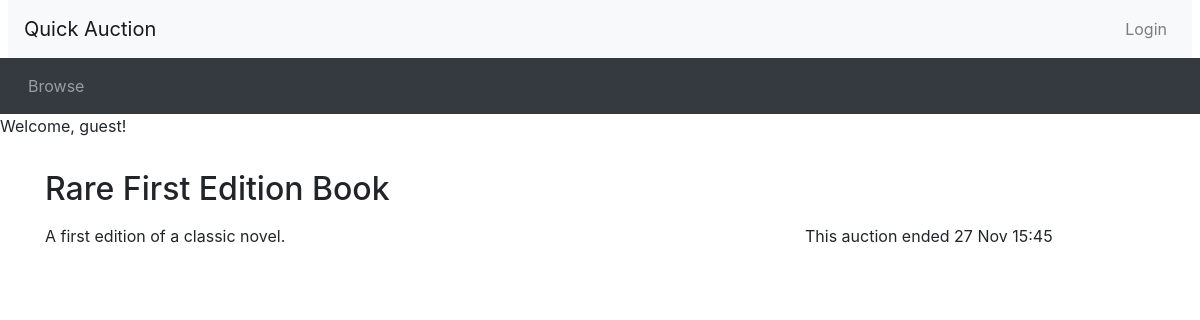
The page /listing.php?item_id=7 on the database its author committed.
### tables this page shows
CREATE TABLE `Auction` (
  `auction_ID` int(11) NOT NULL,
  `item_name` varchar(50) NOT NULL,
  `description` text,
  `category` varchar(50) DEFAULT NULL,
  `end_time` datetime NOT NULL,
  `starting_price` decimal(10,2) NOT NULL,
  `reserve_price` decimal(10,2) DEFAULT NULL,
  `user_ID` int(11) DEFAULT NULL
);

### listing.php (the view, shortened to what this page needs)
<?php include_once("header.php")?>
<?php include "db_connection.php";?>
<?php
  if (isset($_SESSION['loggedin']) && $_SESSION['loggedin'] === true) {
      echo "<p>Welcome, " . htmlspecialchars($_SESSION['username']) . "!</p>";
  } else {
      echo "<p>Welcome, guest!</p>";
  }
?>
<?php
  $item_id = $_GET['item_id'];
  $sql = "SELECT * FROM auction WHERE auction_ID = '$item_id'";
  $result_auction = mysqli_query($conn,$sql);
  $row_auction = mysqli_fetch_assoc($result_auction);
  $title = $row_auction["item_name"];
  $description = $row_auction["description"];
  $end_time = new DateTime($row_auction["end_time"]);
  $now = new DateTime();
?>
<div class="container">
<div class="row">
  <div class="col-sm-8">
    <h2 class="my-3"><?php echo($title); ?></h2>
  </div>
</div>
<div class="row">
  <div class="col-sm-8">
    <div class="itemDescription">
    <?php echo($description); ?>
    </div>
  </div>
  <div class="col-sm-4">
    <p>
<?php if ($now > $end_time): ?>
     This auction ended <?php echo(date_format($end_time, 'j M H:i')) ?>
<?php endif ?>
  </div>
</div>
<?php include_once("footer.php")?>

### rows shown on the page
auction: item_name "Rare First Edition Book", description "A first edition of a classic novel.", end_time "27 Nov 15:45"
